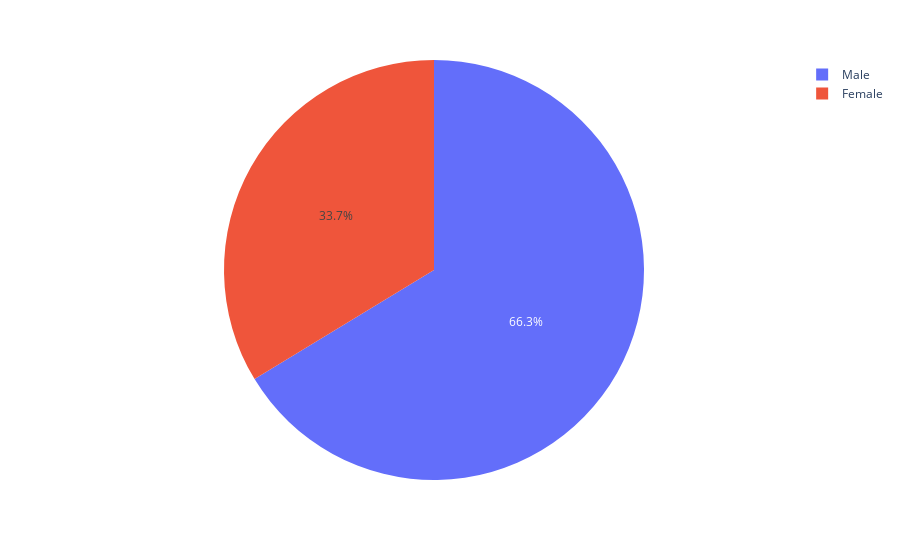

Notebook code for this chart:
### Markdown cell above
Load dataset and create a pie chart by plotly

Reference: https://plotly.com/python/pie-charts/

### Code cell
df = px.data.tips()
fig = px.pie(df, values='tip', names='sex')
fig.show()

### Figure 1 — Plotly figure (JSON) as saved in the notebook; plotly's stock layout.template omitted (floating-point values rounded to 4 significant figures; data arrays with more than 128 entries replaced by an {"elided": "..."} marker saying what was removed)
{"data": [{"domain": {"x": [0, 1], "y": [0, 1]}, "hovertemplate": "sex=%{label}<br>tip=%{value}<extra></extra>", "labels": {"elided": "244 str values"}, "legendgroup": "", "name": "", "showlegend": true, "type": "pie", "values": {"elided": "244 float values"}}], "layout": {"legend": {"tracegroupgap": 0}, "margin": {"t": 60}}}
